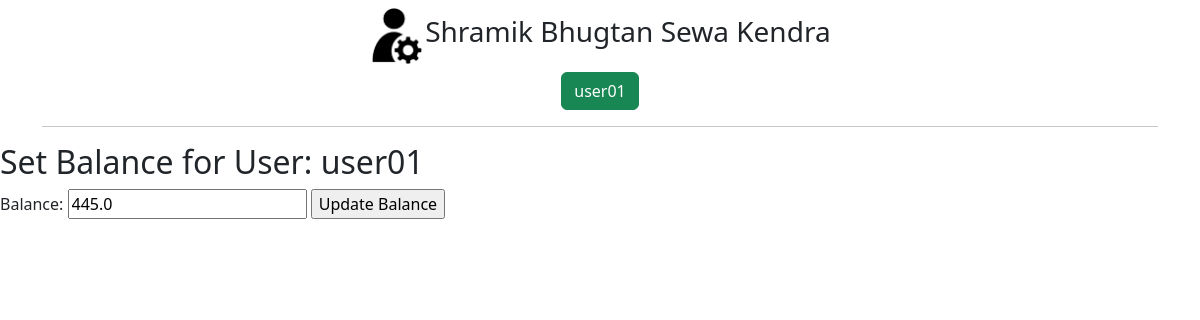
The app's page /admin/set-user-balance/1 (signed in), older data.
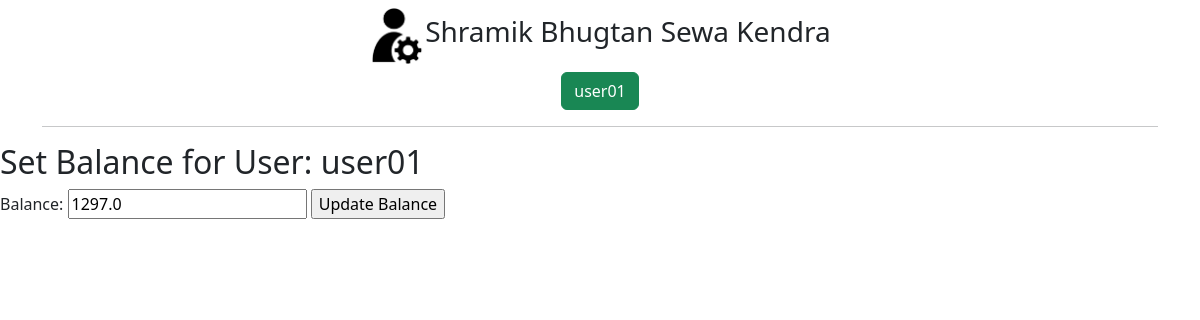
The same page, newer data.
### main.py (models this page shows, shortened)
class User(db.Model):
    id = db.Column(db.Integer, primary_key=True)
    fname = db.Column(db.String(255), nullable=False)
    lname = db.Column(db.String(255), nullable=False)
    email = db.Column(db.String(255), nullable=False)
    username = db.Column(db.String(255), nullable=False)
    edu = db.Column(db.String(255), nullable=False)
    password = db.Column(db.String(255), nullable=False)
    status = db.Column(db.Integer, default=0, nullable=False)
    balance = db.Column(db.Float, default=0.0, nullable=False)
    wallet_address = db.Column(db.String(255), unique=True, nullable=False)  # New column

### main.py (the view)
@app.route('/admin/set-user-balance/<int:user_id>', methods=['GET', 'POST'])
def set_user_balance(user_id):
    if not session.get('admin_id'):
        return redirect('/admin/')
    user = User.query.get_or_404(user_id)  # Ensures user exists or returns 404
    if request.method == 'POST':
        try:
            balance = float(request.form.get('balance', 0))  # Safely parse balance to float
            if balance >= 0:  # Example validation: balance should not be negative
                user.balance = balance
                db.session.commit()
                flash('User balance updated successfully', 'success')
            else:
                flash('Invalid balance amount', 'danger')
        except ValueError:
            flash('Invalid balance amount', 'danger')
        return redirect('/admin/dashboard')
    else:
        return render_template('admin/set_user_balance.html', user=user, current_balance=user.balance or 0)

### templates/admin/set_user_balance.html
{% extends "admin/base.html" %}
{% block content %}
<h2>Set Balance for User: {{ user.username }}</h2>
<form method="POST">
    <label for="balance">Balance:</label>
    <input type="number" step="0.01" name="balance" required value="{{ user.balance }}">
    <input type="submit" value="Update Balance">
</form>
{% endblock %}

### templates/admin/base.html (shortened to what this page needs)
{% extends "admin/layout.html" %}

### templates/admin/layout.html (shortened to what this page needs)
<!DOCTYPE html>
<html lang="en">
    <head>
        <link href="https://cdn.jsdelivr.net/npm/bootstrap@5.3.2/dist/css/bootstrap.min.css" rel="stylesheet">
    </head>
    <body>
        <div class="container my-2">
            <div class="d-flex justify-content-center align-items-center">
                <img style="width: 5%;"
                    alt="">
                <h3>
                    Shramik Bhugtan Sewa Kendra
                </h3>
            </div>
            <div class="my-2 text-center">
                {% if session.admin_name %}
                <button class="btn btn-success">{{session.admin_name}}</button>
                {% endif %}
            </div>
            <hr>
        </div>
        {% block content %} {% endblock content %}
    </body>
</html>

Row changes from the older to the newer data that the page shows:
changed User "user01": balance "445.0" → "1297.0"
